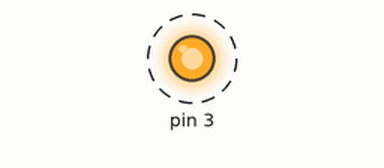
Simulated run of this sketch. Board: Arduino Uno, built with avr-gcc and run on an emulated ATmega328P. Parts: output pins drawn as LEDs (lit = HIGH). Dashed ring = blinking. What the sketch prints to the serial monitor is not drawn.

Above: at 0.5 s.
Timing chart, 0 to 4.8 s (numbered marks = the images above):
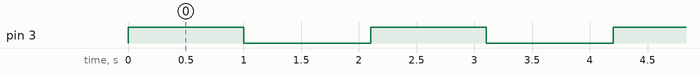

The sketch:

CAN_TX_TEST_CODE.ino
```cpp
#include <SPI.h>
#include <mcp2515.h>

struct can_frame canMsg1;
struct can_frame canMsg2;
MCP2515 mcp2515(10);


void setup() {
  canMsg1.can_id  = 0x0F6;
  canMsg1.can_dlc = 8;
  canMsg1.data[0] = 0x8E;
  canMsg1.data[1] = 0x87;
  canMsg1.data[2] = 0x32;
  canMsg1.data[3] = 0xFA;
  canMsg1.data[4] = 0x26;
  canMsg1.data[5] = 0x8E;
  canMsg1.data[6] = 0xBE;
  canMsg1.data[7] = 0x86;

  canMsg2.can_id  = 0x036;
  canMsg2.can_dlc = 8;
  canMsg2.data[0] = 0x0E;
  canMsg2.data[1] = 0x00;
  canMsg2.data[2] = 0x00;
  canMsg2.data[3] = 0x08;
  canMsg2.data[4] = 0x01;
  canMsg2.data[5] = 0x00;
  canMsg2.data[6] = 0x00;
  canMsg2.data[7] = 0xA0;

  pinMode(3,OUTPUT);

  while (!Serial);
  Serial.begin(115200);

  mcp2515.reset();
  mcp2515.setBitrate(CAN_125KBPS, MCP_16MHZ);
  mcp2515.setNormalMode();

  Serial.println("Example: Write to CAN");
}

void loop() {
  mcp2515.sendMessage(&canMsg1);
  mcp2515.sendMessage(&canMsg2);
  digitalWrite(3,HIGH);
  delay(1000);
  digitalWrite(3,LOW);
  delay(1000);

  Serial.println("Messages sent");

  delay(100);
}
```

Measured:
- by itself, pin 3: alternates HIGH for 1.0 s and LOW for 1.1 s
